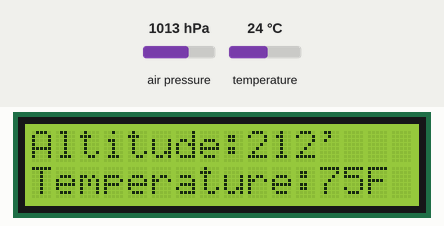
Bench run of a sketch on a simulated Arduino Uno, built with avr-gcc and run on an emulated ATmega328P. On the bench: 16×2 character LCD. Inputs (shaded band) come from the test bench; at power-on: air pressure 1013 hPa, temperature 24 °C. What the sketch prints to the serial monitor is not drawn.

Above: at 10.9 s.
11.0 s: air pressure set to 952 hPa
At 21.4 s:
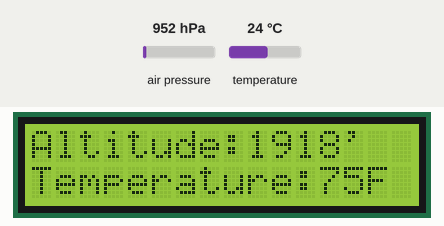
21.7 s: temperature set to 12 °C
At 30.6 s:
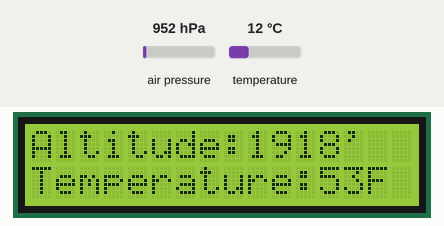
31.8 s: air pressure set to 975 hPa
At 40.9 s:
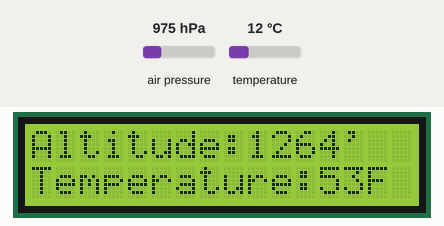
41.9 s: temperature set to 19 °C
At 51.1 s:
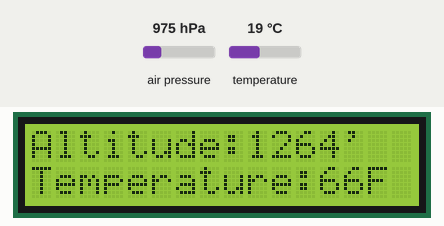
Timing chart, 0 to 52.6 s (numbered marks = the images above; inputs shaded):
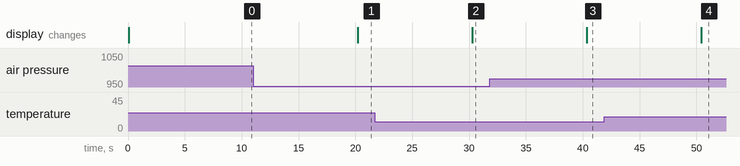

The sketch:

diyaltimeter.ino
```cpp
#include <Wire.h> //Required for I2C
#include <SPI.h> //For BMP dual sensor reading
#include <LiquidCrystal.h> //LCD Library for 16x2
#include <Adafruit_Sensor.h>
#include <Adafruit_BMP280.h>

//Constants for BMP Sensor
#define BMP_SCK 13
#define BMP_MISO 12
#define BMP_MOSI 11
#define BMP_CS 10


Adafruit_BMP280 bme; // I2C
//Adafruit_BMP280 bme(BMP_CS); // hardware SPI
//Adafruit_BMP280 bme(BMP_CS, BMP_MOSI, BMP_MISO,  BMP_SCK);

//LCD Setup
LiquidCrystal lcd(12,11,5,4,3,2);

void setup()
{
    Serial.begin(9600);
    Serial.println(F("BMP280 test"));

    if (!bme.begin()) {
    Serial.println("Could not find a valid BMP280 sensor, check wiring!");
    while (1);}
}

void loop()
{
    lcd.begin(16, 2);
    lcd.clear();

    lcd.setCursor(0,0);

    //lcd.print("Pressure = ");
    //lcd.print(bme.readPressure()); //Optional pressure reading


    double Alt = bme.readAltitude(1020.8);//Stores altitude reading in Alt
    int AltFt = Alt * 3.28084;//Converts altitude in meters to feet
    lcd.print("Altitude:");
    lcd.print(AltFt);
    lcd.print("'");


    double tempC = bme.readTemperature(); //Stores sensor temperature reading in tempC
    int tempF = tempC *1.8 + 32; //Convert Celsius reading to Farenheit
    lcd.setCursor(0,1);
    lcd.print("Temperature:");
    lcd.print(tempF);
    lcd.print("F");


    delay(10000);

}
```

Measured:
- after the input at 11.0 s, the display: changes after 9.2 s (image 1)
- after the input at 21.7 s, the display: changes after 8.6 s (image 2)
- after the input at 31.8 s, the display: changes after 8.6 s (image 3)
- after the input at 41.9 s, the display: changes after 8.5 s (image 4)
